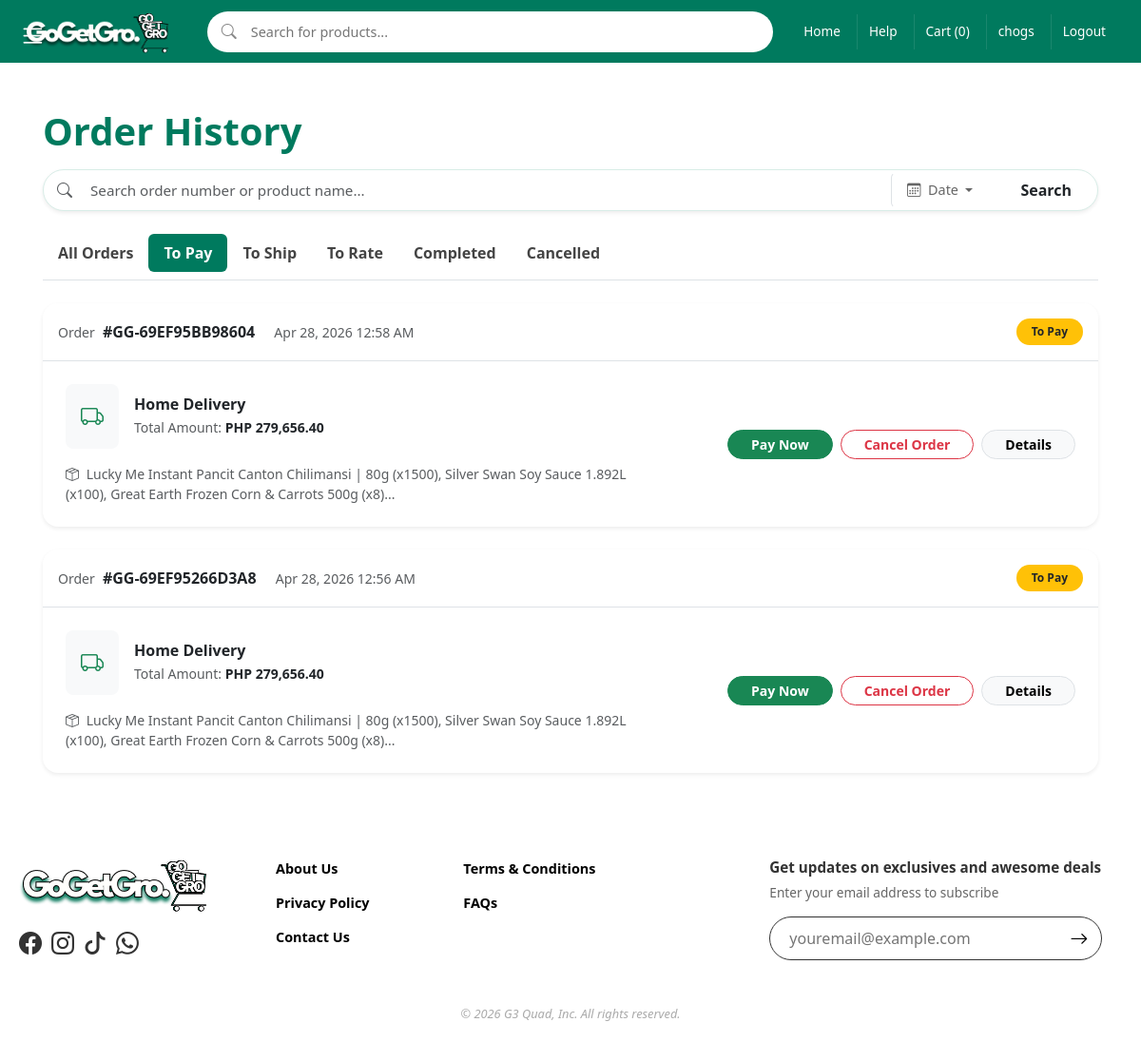
Screenshot of /orderhistory.php?tab=to-pay (signed in) with the database file from the repository.
### tables this page shows
CREATE TABLE `orders` (
  `id` int(10) UNSIGNED NOT NULL,
  `user_id` int(11) NOT NULL,
  `order_number` varchar(30) NOT NULL,
  `status` varchar(30) NOT NULL DEFAULT 'To Pay',
  `fulfillment_type` varchar(40) NOT NULL DEFAULT 'Regular Delivery',
  `delivery_type` varchar(20) NOT NULL DEFAULT 'regular',
  `delivery_address_id` int(10) UNSIGNED DEFAULT NULL,
  `subtotal` decimal(10,2) NOT NULL DEFAULT 0.00,
  `delivery_fee` decimal(10,2) NOT NULL DEFAULT 0.00,
  `discount_amount` decimal(10,2) NOT NULL DEFAULT 0.00,
  `total_amount` decimal(10,2) NOT NULL DEFAULT 0.00,
  `created_at` datetime NOT NULL DEFAULT current_timestamp(),
  `updated_at` datetime NOT NULL DEFAULT current_timestamp() ON UPDATE current_timestamp(),
  `rating` tinyint(1) DEFAULT NULL,
  `email_sent` tinyint(1) DEFAULT 0,
  `delivery_email_sent` tinyint(1) DEFAULT 0,
  `rating_email_sent` tinyint(1) DEFAULT 0
);

### includes/store.php (called while the page is built, shortened)
<?php
function current_user(): ?array
{
    return $_SESSION['user'] ?? null;
}
function money(float $amount): string
{
    return 'PHP ' . number_format($amount, 2);
}
function get_user_orders(int $userId): array
{
    global $db;
    $stmt = $db->prepare('SELECT id, order_number, status, fulfillment_type, total_amount, created_at FROM orders WHERE user_id = ? ORDER BY created_at DESC');
    $stmt->bind_param('i', $userId);
    $stmt->execute();
    return $stmt->get_result()->fetch_all(MYSQLI_ASSOC);
}
function get_order_items(mysqli $db, int $orderId): array
{
    $stmt = $db->prepare('SELECT id, product_id, product_name, quantity, unit_price FROM order_items WHERE order_id = ?');
    $stmt->bind_param('i', $orderId);
    $stmt->execute();
    return $stmt->get_result()->fetch_all(MYSQLI_ASSOC);
}
function get_orders(): array
{
    $user = current_user();
    return get_user_orders($user['id']);
}

### orderhistory.php (the view, shortened to what this page needs)
<?php
$statusTabs = [
    'all'        => null,
    'to-pay'     => 'To Pay',
    'to-ship'    => 'To Ship',
    'to-rate'    => 'To Rate',
    'completed'  => 'Completed',
    'cancelled'  => 'Cancelled',
];
$activeTab = $_GET['tab'] ?? 'all';
$searchQuery = trim($_GET['search'] ?? '');
$dateFilter  = trim($_GET['date'] ?? '');
$orders = get_orders();
if ($statusTabs[$activeTab] !== null) {
    $orders = array_values(array_filter($orders, fn($o) => ($o['status'] ?? '') === $statusTabs[$activeTab]));
}
function oh_status_class(string $s): string {
    return match($s) {
        'To Pay'      => 'bg-warning text-dark',
        'To Ship'     => 'bg-info text-dark',
        'To Rate'     => 'bg-secondary',
        'Delivered'   => 'bg-success',
        'Completed'   => 'bg-success',
        'Cancelled'   => 'bg-danger',
        default       => 'bg-secondary'
    };
}
require_once __DIR__ . '/includes/header.php';
?>
<main class="content-wrapper">
    <div class="container my-5">
        <div class="d-flex align-items-center justify-content-between mb-3">
            <h1 class="fw-bold mb-0" style="color: #007a5e;">Order History</h1>
        </div>
        <form method="GET" action="orderhistory.php" class="mb-4">
            <div class="input-group shadow-sm rounded-pill overflow-hidden" style="border: 1px solid #d8ede7; background: #fff; padding: 2px;">
                <span class="input-group-text bg-transparent border-0 pe-2 text-muted">
                    <i class="bi bi-search"></i>
                </span>
                <input type="text" name="search" class="form-control border-0 shadow-none bg-transparent" placeholder="Search order number or product name..." value="<?= htmlspecialchars($searchQuery) ?>" style="font-size:0.95rem;">
                <div class="dropdown">
                    <button class="btn btn-link text-muted text-decoration-none dropdown-toggle h-100 px-3 border-start" type="button" data-bs-toggle="dropdown" aria-expanded="false" style="font-size: 0.9rem; color: #666 !important;">
                        <i class="bi bi-calendar3 me-1"></i> <?= $dateFilter ?: 'Date' ?>
                    </button>
                </div>
                <button type="submit" class="btn btn-gogetgro px-4 fw-bold rounded-pill ms-2">Search</button>
            </div>
        </form>
        <ul class="nav nav-pills mb-4 overflow-auto flex-nowrap pb-2 border-bottom">
            <?php foreach ($statusTabs as $slug => $label): ?>
                <li class="nav-item">
                    <a class="nav-link <?= $activeTab === $slug ? 'active' : '' ?> fw-semibold"
                       href="orderhistory.php?tab=<?= $slug ?>"
                       style="<?= $activeTab === $slug ? 'background-color:#007a5e;' : 'color:#444;' ?>">
                        <?= $label ?? 'All Orders' ?>
                    </a>
                </li>
            <?php endforeach; ?>
        </ul>
        <?php if (empty($orders)): ?>
            <div class="text-center py-5 bg-white rounded-4 shadow-sm">
                <i class="bi bi-bag-x" style="font-size: 4rem; color: #dee2e6;"></i>
                <p class="mt-3 text-muted">No orders found in this category.</p>
                <a href="index.php" class="btn btn-primary mt-2" style="background:#007a5e; border:none; border-radius:50px; padding:10px 25px;">Start Shopping</a>
            </div>
        <?php else: ?>
            <div class="row g-4" id="orders-container">
                <?php foreach ($orders as $index => $order): ?>
                    <div class="col-12 order-card" style="<?= $index >= 5 ? 'display: none;' : '' ?>">
                        <div class="card border-0 shadow-sm rounded-4 overflow-hidden">
                            <div class="card-header bg-white py-3 border-bottom d-flex justify-content-between align-items-center">
                                <div>
                                    <span class="text-muted small">Order</span>
                                    <span class="fw-bold ms-1">#<?= htmlspecialchars($order['order_number']) ?></span>
                                    <span class="text-muted small ms-3"><?= date('M d, Y h:i A', strtotime($order['created_at'])) ?></span>
                                </div>
                                <span class="badge rounded-pill <?= oh_status_class($order['status']) ?> px-3 py-2">
                                    <?= htmlspecialchars($order['status']) ?>
                                </span>
                            </div>
                            <div class="card-body p-4">
                                <div class="row align-items-center">
                                    <div class="col-md-7">
                                        <div class="d-flex align-items-center mb-3">
                                            <div class="bg-light p-3 rounded-3 me-3">
                                                <i class="bi <?= $order['fulfillment_type'] === 'pickup' ? 'bi-shop' : 'bi-truck' ?> text-success" style="font-size: 1.5rem;"></i>
                                            </div>
                                            <div>
                                                <h6 class="mb-1 fw-bold"><?= $order['fulfillment_type'] === 'pickup' ? 'Store Pickup' : 'Home Delivery' ?></h6>
                                                <p class="text-muted small mb-0">Total Amount: <span class="fw-bold text-dark"><?= money((float)$order['total_amount']) ?></span></p>
                                            </div>
                                        </div>
                                        <?php
                                            $items = get_order_items($db, $order['id']);
                                            $itemNames = array_map(fn($i) => htmlspecialchars($i['product_name']) . ' (x' . $i['quantity'] . ')', $items);
                                        ?>
                                        <div class="text-muted small">
                                            <i class="bi bi-box-seam me-1"></i>
                                            <?= implode(', ', array_slice($itemNames, 0, 3)) ?><?= count($itemNames) > 3 ? '...' : '' ?>
                                        </div>
                                    </div>
                                    <div class="col-md-5 text-md-end mt-4 mt-md-0">
                                        <div class="d-flex flex-wrap gap-2 justify-content-md-end">
                                            <?php if ($order['status'] === 'To Pay'): ?>
                                                <form method="POST" class="d-inline-block">
                                                    <button type="submit" class="btn btn-success btn-sm rounded-pill px-4 fw-bold">Pay Now</button>
                                                </form>
                                                <form method="POST" class="d-inline-block" onsubmit="return confirmCancel(event)">
                                                    <button type="submit" class="btn btn-outline-danger btn-sm rounded-pill px-4 fw-bold">Cancel Order</button>
                                                </form>
                                            <?php endif; ?>
                                            <button class="btn btn-light btn-sm rounded-pill px-4 border fw-semibold" type="button"
                                                    data-bs-toggle="collapse" data-bs-target="#details-<?= $order['id'] ?>">
                                                Details
                                            </button>
                                        </div>
                                    </div>
                                </div>
                            </div>
                        </div>
                    </div>
                <?php endforeach; ?>
            </div>
        <?php endif; ?>
    </div>
</main>
<?php require_once __DIR__ . '/includes/footer.php'; ?>

### stylesheet1.css (style rules this page uses)
:root { --primary-green: #007a5e; --accent-teal: #00cc99; --bg-light: #ffffff; --white: #ffffff; --card-shadow: 0 4px 8px rgba(0, 0, 0, 0.1); --card-hover-shadow: 0 12px 20px rgba(0, 0, 0, 0.15); }
* { margin: 0; padding: 0; box-sizing: border-box; font-family: 'Segoe UI', Tahoma, Geneva, Verdana, sans-serif; }
.content-wrapper { max-width: 1180px; margin: 0 auto; padding: 0 15px; width: 100%; flex: 1; }
body { background-color: var(--bg-light); color: #333; display: flex; flex-direction: column; min-height: 100vh; }
.container { max-width: 1200px; margin: 40px auto; padding: 0 20px; }

### orderhistory.php (style rules this page uses)
.nav-pills .nav-link.active { background-color: #007a5e !important; }
.card { transition: transform 0.2s; }

### rows the page displays
orders: order_number "GG-69EF95BB98604", created_at "Apr 28, 2026 12:58 AM", status "To Pay", fulfillment_type "Home Delivery", total_amount "PHP 279,656.40", itemNames "Lucky Me Instant Pancit Canton Chilimansi | 80g (x1500), Silver Swan Soy Sauce 1.892L (x100), Great Earth Frozen Corn & Carrots 500g (x8)"
orders: order_number "GG-69EF95266D3A8", created_at "Apr 28, 2026 12:56 AM", status "To Pay", fulfillment_type "Home Delivery", total_amount "PHP 279,656.40", itemNames "Lucky Me Instant Pancit Canton Chilimansi | 80g (x1500), Silver Swan Soy Sauce 1.892L (x100), Great Earth Frozen Corn & Carrots 500g (x8)"

### other values shown
cart_items_count() "0"
$user['username'] "chogs"
$dateFilter ?: 'Date' "Date"
$label "All Orders"
$label "To Pay"
$label "To Ship"
$label "To Rate"
$label "Completed"
$label "Cancelled"
